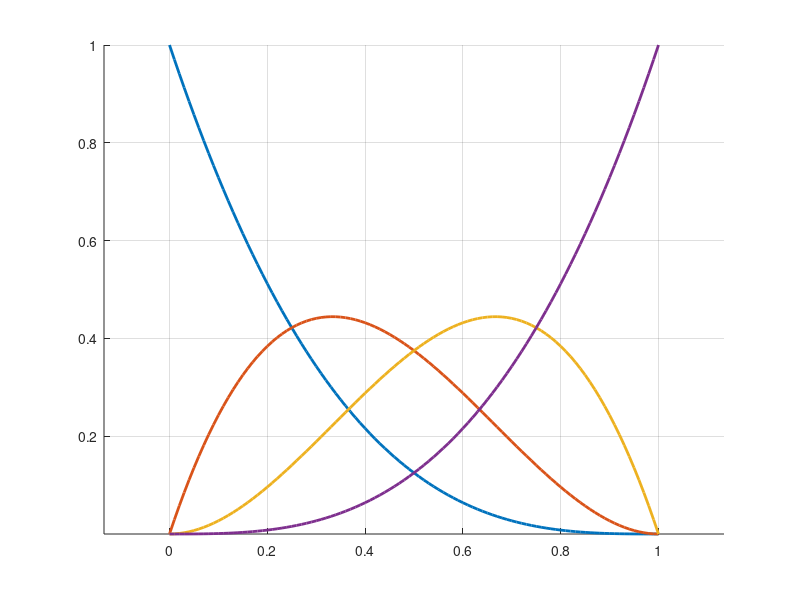

Write MATLAB code to recreate this figure.
function task_1_6_compute_bezier_basis()
    figure;
    hold on;
    grid on;
    axis equal;
    
    % B1(t)
    x = 0:0.01:1;
    y = (1-x).^3;
    plot(x,y,'LineWidth',2);
    
    % B2(t)
    x = 0:0.01:1;
    y = 3*x.*((1-x).^2);
    plot(x,y,'LineWidth',2);
   
    
    % B3(t)
    x = 0:0.01:1;
    y = 3*x.^2.*(1-x);
    plot(x,y,'LineWidth',2);
    
    % B4(t)
    x = 0:0.01:1;
    y = x.^3;
    plot(x,y,'LineWidth',2);
    hold off;
end
